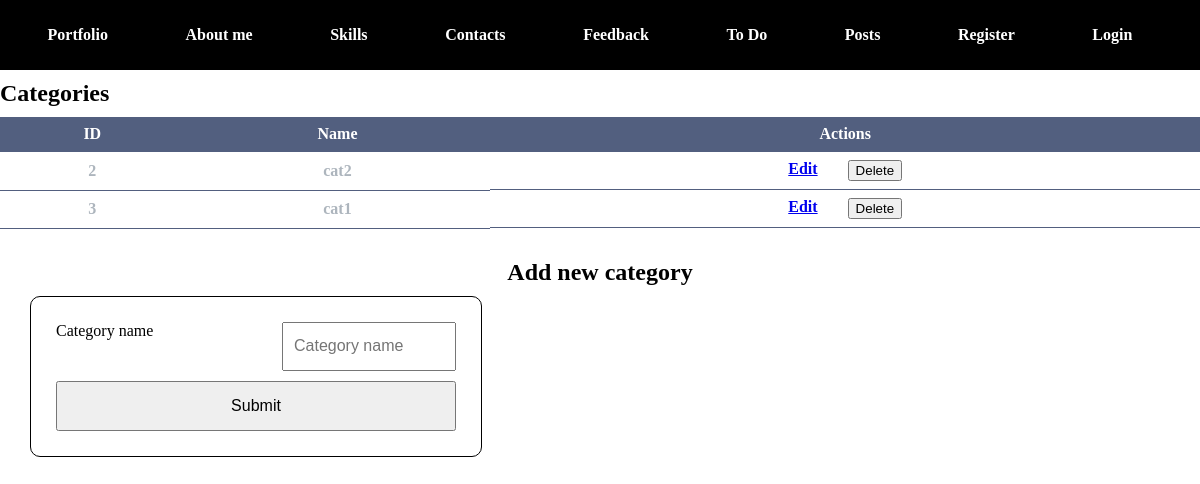
The page /categories on the database its author committed.
### app/post/models.py (models this page shows, shortened)
class Category(db.Model):
    id = db.Column(db.Integer, primary_key=True)
    name = db.Column(db.String)

### app/post/views.py (the view, shortened to what this page needs)
@post_blueprint.route('/categories', methods=['GET', 'POST'])
def categories():
    form = CategoryForm()
    categories = Category.query.all()
    return render_template('categories.html', form=form, categories=categories)

### app/post/forms.py
class CategoryForm(FlaskForm):
    name = StringField("Category name",
                       validators=[DataRequired(message="This field is required."),])
    submit = SubmitField("Submit")

### app/post/templates/post/categories.html (shortened to what this page needs)
{% extends "base.html" %}
{% from "_formhelpers.html" import render_field %}
{% block body %}
<div class="text-center">
    <h2 class="title">Categories</h2>
  </div>
<div class="container">
    <table class="table">
      <thead>
        <tr>
          <th>ID</th>
          <th>Name</th>
          <th>Actions</th>
        </tr>
      </thead>
      <tbody>
        {% for category in categories %}
          <tr>
            <td>{{ category.id }}</td>
            <td>{{ category.name }}</td>
            <td style="display: flex; justify-content: center;">
              <a href="{{ url_for('post.edit_category', category_id=category.id) }}" class="btn btn-primary">Edit</a>
              <form action="{{ url_for('post.delete_category', category_id=category.id) }}" method="post" style="display: block; border: none; padding: 0; width: auto; max-width: initial">
                <button type="submit" class="btn btn-danger">Delete</button>
              </form>
            </td>
          </tr>
        {% endfor %}
      </tbody>
    </table>
</div>
<div style="text-align: center; padding-top: 20px;">
    <h2 class="title">
        Add new category</h2>
</div>
<div style="max-width: 60%;">
    <div>
        <form method="post" action="{{ url_for('post.categories') }}" novalidate >
                {{ render_field(form.name)}}
            {{ form.submit(class="btn-round btn btn-primary btn-lg") }}
        </form>
    </div>
</div>
{% endblock %}

### app/static/css/style.css (style rules this page uses)
table { width: 100%; border-collapse: collapse; }
table th, table td { text-align: center; padding: 8px; font-weight: bold; border-bottom: 1px solid #525f7f; color: #adb5bd; }
body { margin: 0; height: 100vh; display: flex; flex-direction: column; }
.container { display: flex; gap: 30px; }
h2 { margin: 10px 0; }
body { margin: 0; }
table th { background: #525f7f; color: #fff; }
table th, table td { text-align: center; padding: 8px; font-weight: bold; }
input { height: 25px; width: 150px; padding: 10px; font-size: 16px; }
input[type="submit"] { height: 50px; width: 100%; }
form { max-width: 400px; display: flex; flex-direction: column; gap: 10px; width: 100%; padding: 25px; border: 1px solid #000; border-radius: 10px; margin-left: 30px; }

### rows shown on the page
Category: id "2", name "cat2"
Category: id "3", name "cat1"

### other values the page prints
{{ name }} "About me" "Skills" "Contacts" "Feedback" "To Do" "Posts" "Register" "Login"
{{ field.label }} "Category name"
